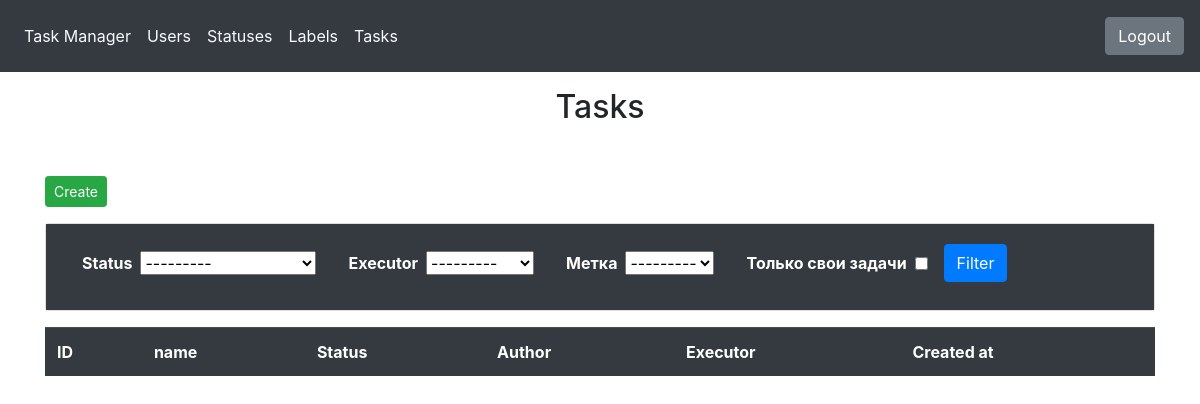
/tasks/ (signed in), run on an earlier commit of the app's database.
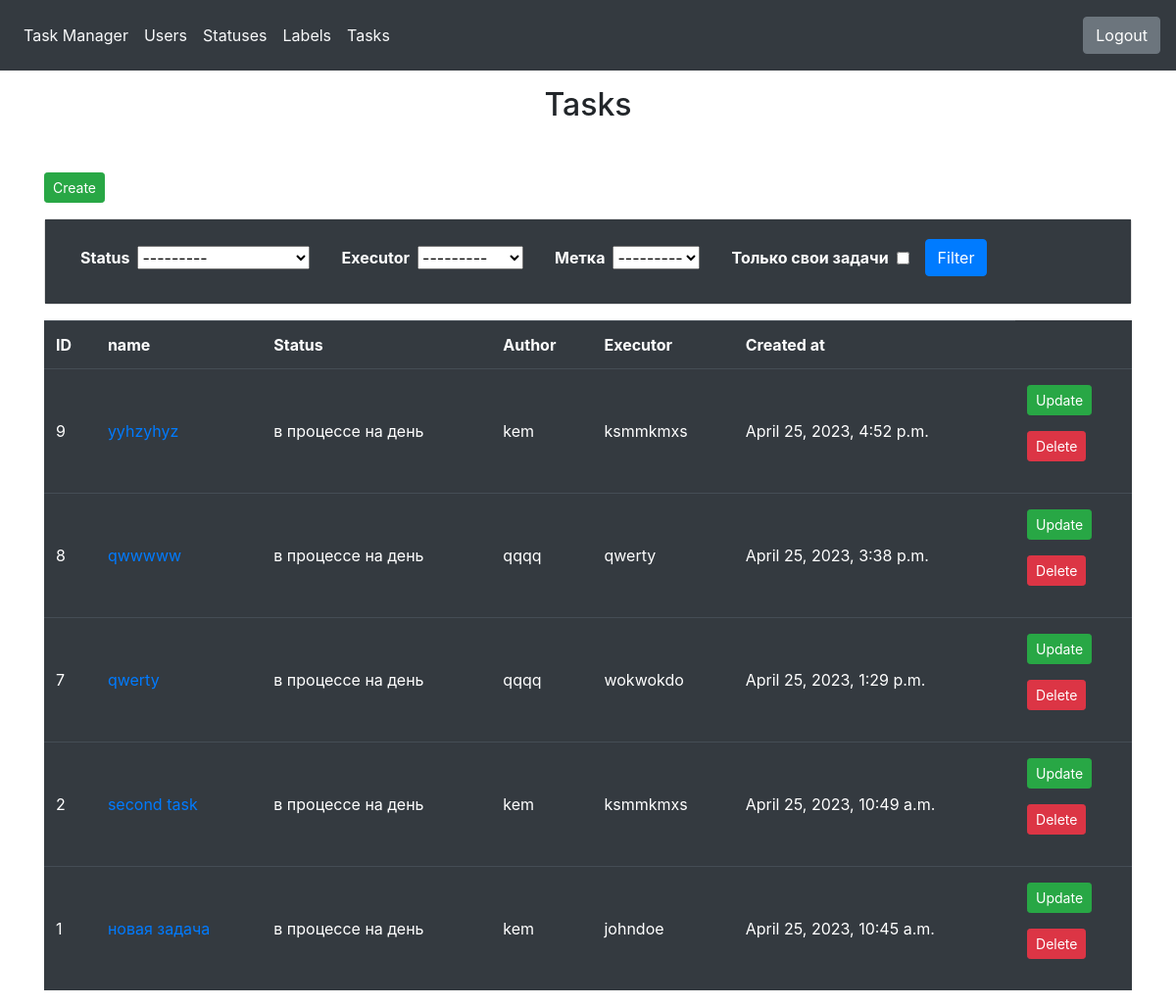
And on a later commit of the database.
### tasks/models.py (models this page shows, shortened)
class Tasks(models.Model):
    name = models.CharField(_('name'), max_length=255, unique=True)
    status = models.ForeignKey(
        Statuses,
        on_delete=models.PROTECT,
        null=False,
        verbose_name=_('status')
    )
    description = models.TextField(_('description'), blank=True, null=True)
    author = models.ForeignKey(
        User,
        on_delete=models.PROTECT,
        null=False,
        related_name='author_tasks',
        verbose_name=_('author')
    )
    executor = models.ForeignKey(
        User,
        on_delete=models.PROTECT,
        null=True,
        related_name='executor_tasks',
        verbose_name=_('executor')
    )
    labels = models.ManyToManyField(
        Labels,
        blank=True,
        null=True,
        verbose_name=_('Labels')
    )
    created_at = models.DateTimeField(_('Created at'), auto_now_add=True)
    class Meta:
        verbose_name = _('Tasks')
        verbose_name_plural = _('Tasks')
        ordering = ['-created_at']

### statuses/models.py (models this page shows)
class Statuses(models.Model):
    name = models.CharField(_('name'), max_length=255, unique=True)
    created_at = models.DateTimeField(_('created at'), auto_now_add=True)
    def __str__(self) -> str:
        return self.name

### tasks/views.py (the view)
# urls.py: path('', TasksView.as_view(), name='tasks'),
class TasksView(BaseLoginRequiredMixin, ListView):
    model = Tasks
    template_name = 'tasks/index.html'
    def get_queryset(self):
        queryset = queryset = super().get_queryset()
        status_filter = self.request.GET.get('status')
        label_filter = self.request.GET.get('label')
        executor_filter = self.request.GET.get('executor')
        my_tasks_only = self.request.GET.get('my_tasks_only')
        if status_filter:
            queryset = queryset.filter(status=status_filter)
        if label_filter:
            queryset = queryset.filter(labels__pk=label_filter)
        if executor_filter:
            queryset = queryset.filter(executor=executor_filter)
        if my_tasks_only:
            queryset = queryset.filter(author=self.request.user)
        return queryset
    def get_context_data(self, **kwargs):
        context = super().get_context_data(**kwargs)
        context['filter_form'] = TaskFilterForm(self.request.GET or None)
        return context

### tasks/forms.py
class TaskFilterForm(Form):
    status = ModelChoiceField(
        queryset=Statuses.objects.all(),
        required=False,
        label=_('status')
    )
    executor = ModelChoiceField(
        queryset=User.objects.all(),
        required=False,
        label=_('executor')
    )
    label = ModelChoiceField(
        queryset=Labels.objects.all(),
        required=False,
        label=_('label')
    )
    my_tasks_only = BooleanField(
        required=False,
        initial=False,
        label=_('My tasks only')
    )

### common/mixins.py (called while the page is built)
    @method_decorator(login_required_message)
    def dispatch(self, request, *args, **kwargs):
        return super().dispatch(request, *args, **kwargs)

### templates/tasks/index.html (shortened to what this page needs)
{% extends "base.html" %}
{% load i18n %}
{% block content %}
<main>
    <div class="container">
        <h2 class="text-center mt-3"  style="min-height: 10vh;">{% trans "Tasks" %}</h2>
        <p><a href="{% url 'create_task' %}" class="btn btn-success btn-sm">{% trans "Create" %}</a></p>
        <div class="card mb-3">
            <div class="card-body bg-dark">
                <form method="get" class="form-inline">
                    {% for f in filter_form %}
                    <div class="form-group mx-sm-3 mb-2">
                        <label for="{{ f.id_for_label }}" class="mr-2 font-weight-bold" style="color: white;">{{ f.label }}</label>
                        {{ f }}
                    </div>
                    {% endfor %}
                    <button type="submit" class="btn btn-primary mb-2">{% trans "Filter" %}</button>
                </form>
            </div>
        </div>
        <table class="table table-dark table-striped-columns">
            <thead>
                <tr class="font-weight-bold">
                    <td>{% trans "ID" %}</td>
                    <td>{% trans "name" %}</td>
                    <td>{% trans "status" %}</td>
                    <td>{% trans "author" %}</td>
                    <td>{% trans "executor" %}</td>
                    <td>{% trans "Created at" %}</td>
                </tr>
            </thead>
            <tbody>
                {% for task in object_list %}
                <tr>
                    <td class="align-middle py-3">{{ task.pk }}</td>
                    <td class="align-middle py-3"><a href="{% url 'task_view' task.pk %}">{{ task.name }}</a></td>
                    <td class="align-middle py-3">{{ task.status }}</td>
                    <td class="align-middle py-3">{{ task.author }}</td>
                    <td class="align-middle py-3">
                    {% if task.executor %}
                        {{ task.executor }}
                    {% endif %}
                    </td>
                    <td class="align-middle py-3">{{ task.created_at }}</td>
                    <td class="align-middle py-3">
                        <p><a href="{% url 'update_task' task.pk %}" class="btn btn-success btn-sm">{% trans "Update" %}</a></p>
                        <p><a href="{% url 'delete_task' task.pk %}" class="btn btn-danger btn-sm">{% trans "Delete"%}</a></p>
                    </td>
                </tr>
                {% endfor %}
            </tbody>
        </table>
    </div>
</main>
{% endblock %}

What changed in the data, as far as the page shows it:
added Tasks: pk "9", name "yyhzyhyz", status "в процессе на день", author "kem", executor "ksmmkmxs", created_at "April 25, 2023, 4:52 p.m."
added Tasks: pk "8", name "qwwwww", status "в процессе на день", author "qqqq", executor "qwerty", created_at "April 25, 2023, 3:38 p.m."
added Tasks: pk "7", name "qwerty", status "в процессе на день", author "qqqq", executor "wokwokdo", created_at "April 25, 2023, 1:29 p.m."
added Tasks: pk "2", name "second task", status "в процессе на день", author "kem", executor "ksmmkmxs", created_at "April 25, 2023, 10:49 a.m."
added Tasks: pk "1", name "новая задача", status "в процессе на день", author "kem", executor "johndoe", created_at "April 25, 2023, 10:45 a.m."
